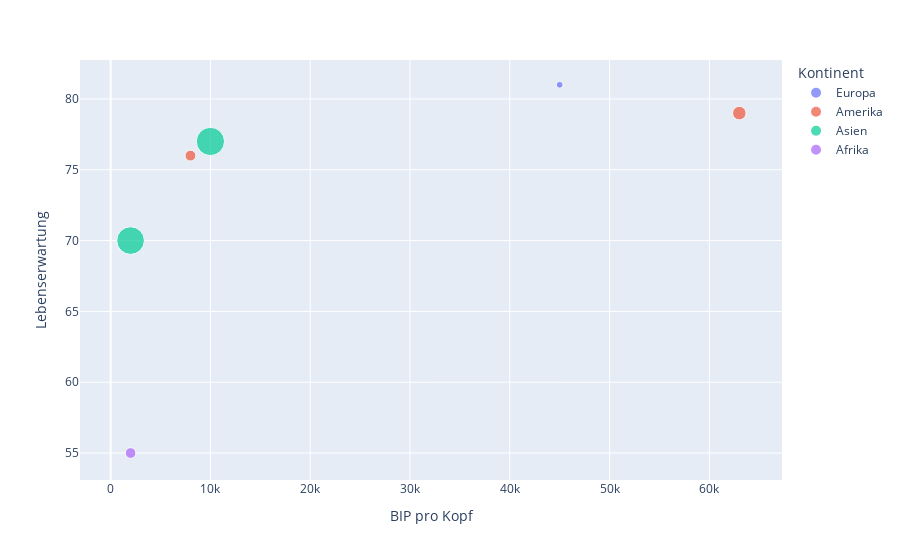

Notebook code cell kept with this figure:
### Code cell
# Diagramm mit zusätzlichen Hover-Informationen
fig_hover = px.scatter(
    data_frame=df_laender_stats,
    x='BIP_pro_Kopf',
    y='Lebenserwartung',
    color='Kontinent',
    size='Einwohner_Mio',
    labels={'BIP_pro_Kopf': 'BIP pro Kopf', 'Lebenserwartung': 'Lebenserwartung'},
    hover_data=['Land'] # <-- Zeige zusätzlich den Ländernamen an, wenn man über einen Punkt fährt
)
fig_hover.show()

### Figure 1 — Plotly figure (JSON) as saved in the notebook; plotly's stock layout.template omitted (floating-point values rounded to 4 significant figures)
{"data": [{"customdata": [["Deutschland"]], "hovertemplate": "Kontinent=Europa<br>BIP pro Kopf=%{x}<br>Lebenserwartung=%{y}<br>Einwohner_Mio=%{marker.size}<br>Land=%{customdata[0]}<extra></extra>", "legendgroup": "Europa", "marker": {"color": "#636efa", "size": [83], "sizemode": "area", "sizeref": 3.598, "symbol": "circle"}, "mode": "markers", "name": "Europa", "orientation": "v", "showlegend": true, "type": "scatter", "x": [45000], "xaxis": "x", "y": [81], "yaxis": "y"}, {"customdata": [["USA"], ["Brasilien"]], "hovertemplate": "Kontinent=Amerika<br>BIP pro Kopf=%{x}<br>Lebenserwartung=%{y}<br>Einwohner_Mio=%{marker.size}<br>Land=%{customdata[0]}<extra></extra>", "legendgroup": "Amerika", "marker": {"color": "#EF553B", "size": [331, 212], "sizemode": "area", "sizeref": 3.598, "symbol": "circle"}, "mode": "markers", "name": "Amerika", "orientation": "v", "showlegend": true, "type": "scatter", "x": [63000, 8000], "xaxis": "x", "y": [79, 76], "yaxis": "y"}, {"customdata": [["China"], ["Indien"]], "hovertemplate": "Kontinent=Asien<br>BIP pro Kopf=%{x}<br>Lebenserwartung=%{y}<br>Einwohner_Mio=%{marker.size}<br>Land=%{customdata[0]}<extra></extra>", "legendgroup": "Asien", "marker": {"color": "#00cc96", "size": [1439, 1380], "sizemode": "area", "sizeref": 3.598, "symbol": "circle"}, "mode": "markers", "name": "Asien", "orientation": "v", "showlegend": true, "type": "scatter", "x": [10000, 2000], "xaxis": "x", "y": [77, 70], "yaxis": "y"}, {"customdata": [["Nigeria"]], "hovertemplate": "Kontinent=Afrika<br>BIP pro Kopf=%{x}<br>Lebenserwartung=%{y}<br>Einwohner_Mio=%{marker.size}<br>Land=%{customdata[0]}<extra></extra>", "legendgroup": "Afrika", "marker": {"color": "#ab63fa", "size": [206], "sizemode": "area", "sizeref": 3.598, "symbol": "circle"}, "mode": "markers", "name": "Afrika", "orientation": "v", "showlegend": true, "type": "scatter", "x": [2000], "xaxis": "x", "y": [55], "yaxis": "y"}], "layout": {"legend": {"itemsizing": "constant", "title": {"text": "Kontinent"}, "tracegroupgap": 0}, "margin": {"t": 60}, "xaxis": {"anchor": "y", "domain": [0, 1], "title": {"text": "BIP pro Kopf"}}, "yaxis": {"anchor": "x", "domain": [0, 1], "title": {"text": "Lebenserwartung"}}}}
